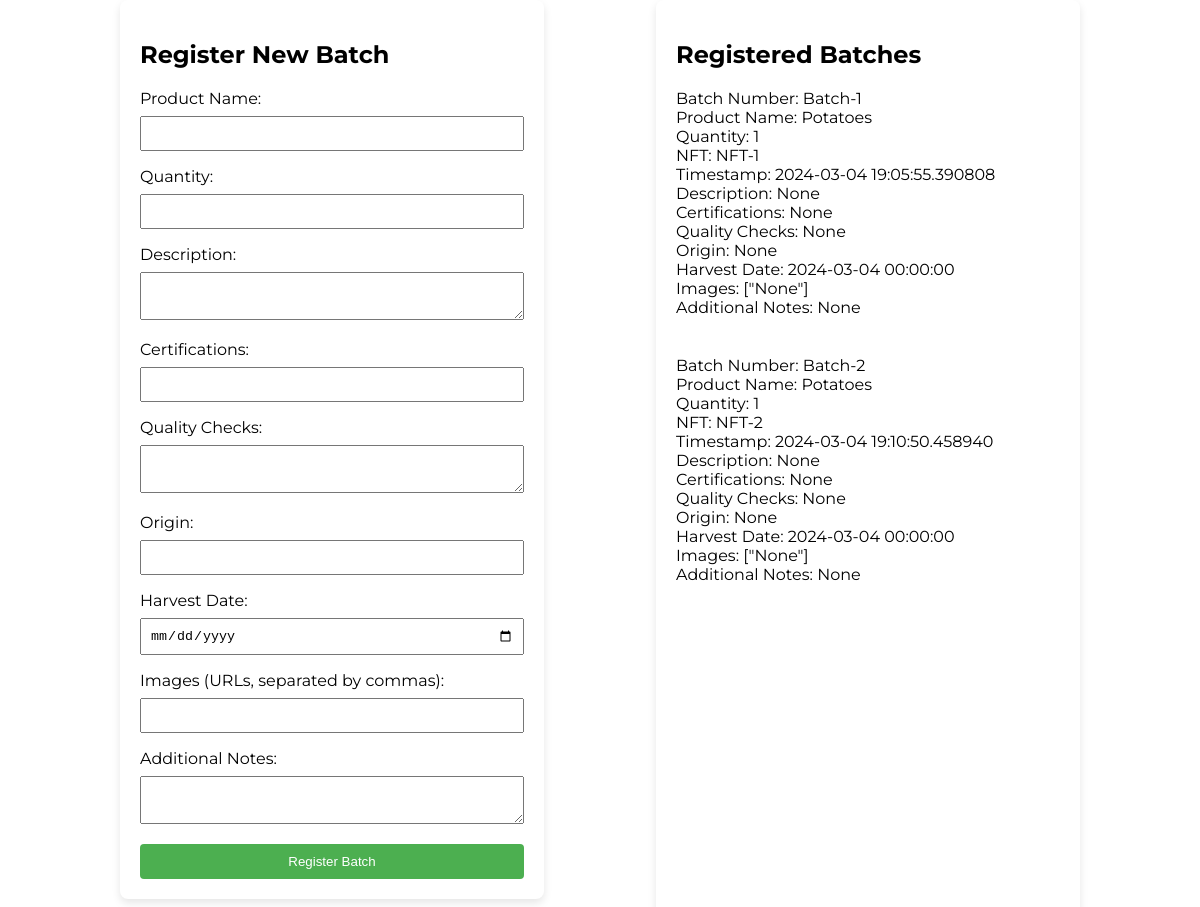
Screenshot of /farmer_dashboard (signed in) with the database file from the repository.
### app.py (models this page shows)
class Batch(db.Model):
    id = db.Column(db.Integer, primary_key=True)
    product_name = db.Column(db.String(100), nullable=False)
    quantity = db.Column(db.Integer, nullable=False)
    batch_number = db.Column(db.String(50), unique=True, nullable=False)
    description = db.Column(db.Text, nullable=True)
    certifications = db.Column(db.String(100), nullable=True)
    quality_checks = db.Column(db.Text, nullable=True)
    origin = db.Column(db.String(100), nullable=True)
    harvest_date = db.Column(db.DateTime, nullable=True)
    images = db.Column(Text, nullable=True)
    additional_notes = db.Column(db.Text, nullable=True)
    nft = db.Column(db.String(50), nullable=True)
    timestamp = db.Column(db.DateTime, default=datetime.utcnow)
    transaction_hash = db.Column(db.String(64), nullable=True)
    previous_hash = db.Column(db.String(64), nullable=True)
    block_index = db.Column(db.Integer, nullable=True)
    user_id = db.Column(db.Integer, db.ForeignKey('user.id'), nullable=False)

### app.py (the view)
@app.route('/farmer_dashboard')
@login_required
def farmer_dashboard():
    batches = current_user.batches
    return render_template('farmer_dashboard.html', batches=batches)

### app.py (called while the page is built)
@login_manager.user_loader
def load_user(user_id):
    return User.query.get(int(user_id))

### templates/farmer_dashboard.html (shortened to what this page needs)
<!DOCTYPE html>
<html lang="en">
<head>
</head>
<body>
    <div class="container">
        <div class="registration-section">
            <h2>Register New Batch</h2>
            <form action="{{ url_for('register_batch') }}" method="post">
                <label for="product_name">Product Name:</label>
                <input type="text" id="product_name" name="product_name" required>
                <label for="quantity">Quantity:</label>
                <input type="number" id="quantity" name="quantity" required>
                <label for="description">Description:</label>
                <textarea id="description" name="description"></textarea>
                <label for="certifications">Certifications:</label>
                <input type="text" id="certifications" name="certifications">
                <label for="quality_checks">Quality Checks:</label>
                <textarea id="quality_checks" name="quality_checks"></textarea>
                <label for="origin">Origin:</label>
                <input type="text" id="origin" name="origin">
                <label for="harvest_date">Harvest Date:</label>
                <input type="date" id="harvest_date" name="harvest_date">
                <label for="images">Images (URLs, separated by commas):</label>
                <input type="text" id="images" name="images">
                <label for="additional_notes">Additional Notes:</label>
                <textarea id="additional_notes" name="additional_notes"></textarea>
                <button type="submit">Register Batch</button>
            </form>
        </div>
        <div class="batch-list-section">
            <h2>Registered Batches</h2>
            <ul>
                {% for batch in batches %}
                    <li>
                        Batch Number: {{ batch.batch_number }}<br>
                        Product Name: {{ batch.product_name }}<br>
                        Quantity: {{ batch.quantity }}<br>
                        NFT: {{ batch.nft }}<br>
                        Timestamp: {{ batch.timestamp }}<br>
                        Description: {{ batch.description }}<br>
                        Certifications: {{ batch.certifications }}<br>
                        Quality Checks: {{ batch.quality_checks }}<br>
                        Origin: {{ batch.origin }}<br>
                        Harvest Date: {{ batch.harvest_date }}<br>
                        Images: {{ batch.images }}<br>
                        Additional Notes: {{ batch.additional_notes }}<br>
                    </li>
                    <br>
                {% endfor %}
            </ul>
        </div>
    </div>
</body>
</html>

### templates/farmer_dashboard.html (style rules this page uses)
body { margin: 0; padding: 0; font-family: 'Montserrat', sans-serif; background-color: #FFFFFF; display: flex; align-items: center; justify-content: center; flex-wrap: wrap; height: 100vh; }
.container { display: flex; justify-content: space-between; width: 80%; }
.registration-section { background-color: #FFFFFF; padding: 20px; border-radius: 8px; box-shadow: 0 4px 8px rgba(0, 0, 0, 0.1); width: 40%; margin-bottom: 20px; }
.batch-list-section { background-color: #FFFFFF; padding: 20px; border-radius: 8px; box-shadow: 0 4px 8px rgba(0, 0, 0, 0.1); width: 40%; }
label { display: block; margin-bottom: 8px; }
input, textarea, select { width: 100%; padding: 8px; margin-bottom: 16px; box-sizing: border-box; }
button { width: 100%; padding: 10px; background-color: #4CAF50; color: white; border: none; border-radius: 4px; cursor: pointer; }
ul { list-style-type: none; padding: 0; }
li { margin-bottom: 20px; }

### rows the page displays
Batch: batch_number "Batch-1", product_name "Potatoes", quantity "1", nft "NFT-1", timestamp "2024-03-04 19:05:55.390808", description "None", certifications "None", quality_checks "None", origin "None", harvest_date "2024-03-04 00:00:00", images "[\"None\"]", additional_notes "None"
Batch: batch_number "Batch-2", product_name "Potatoes", quantity "1", nft "NFT-2", timestamp "2024-03-04 19:10:50.458940", description "None", certifications "None", quality_checks "None", origin "None", harvest_date "2024-03-04 00:00:00", images "[\"None\"]", additional_notes "None"
